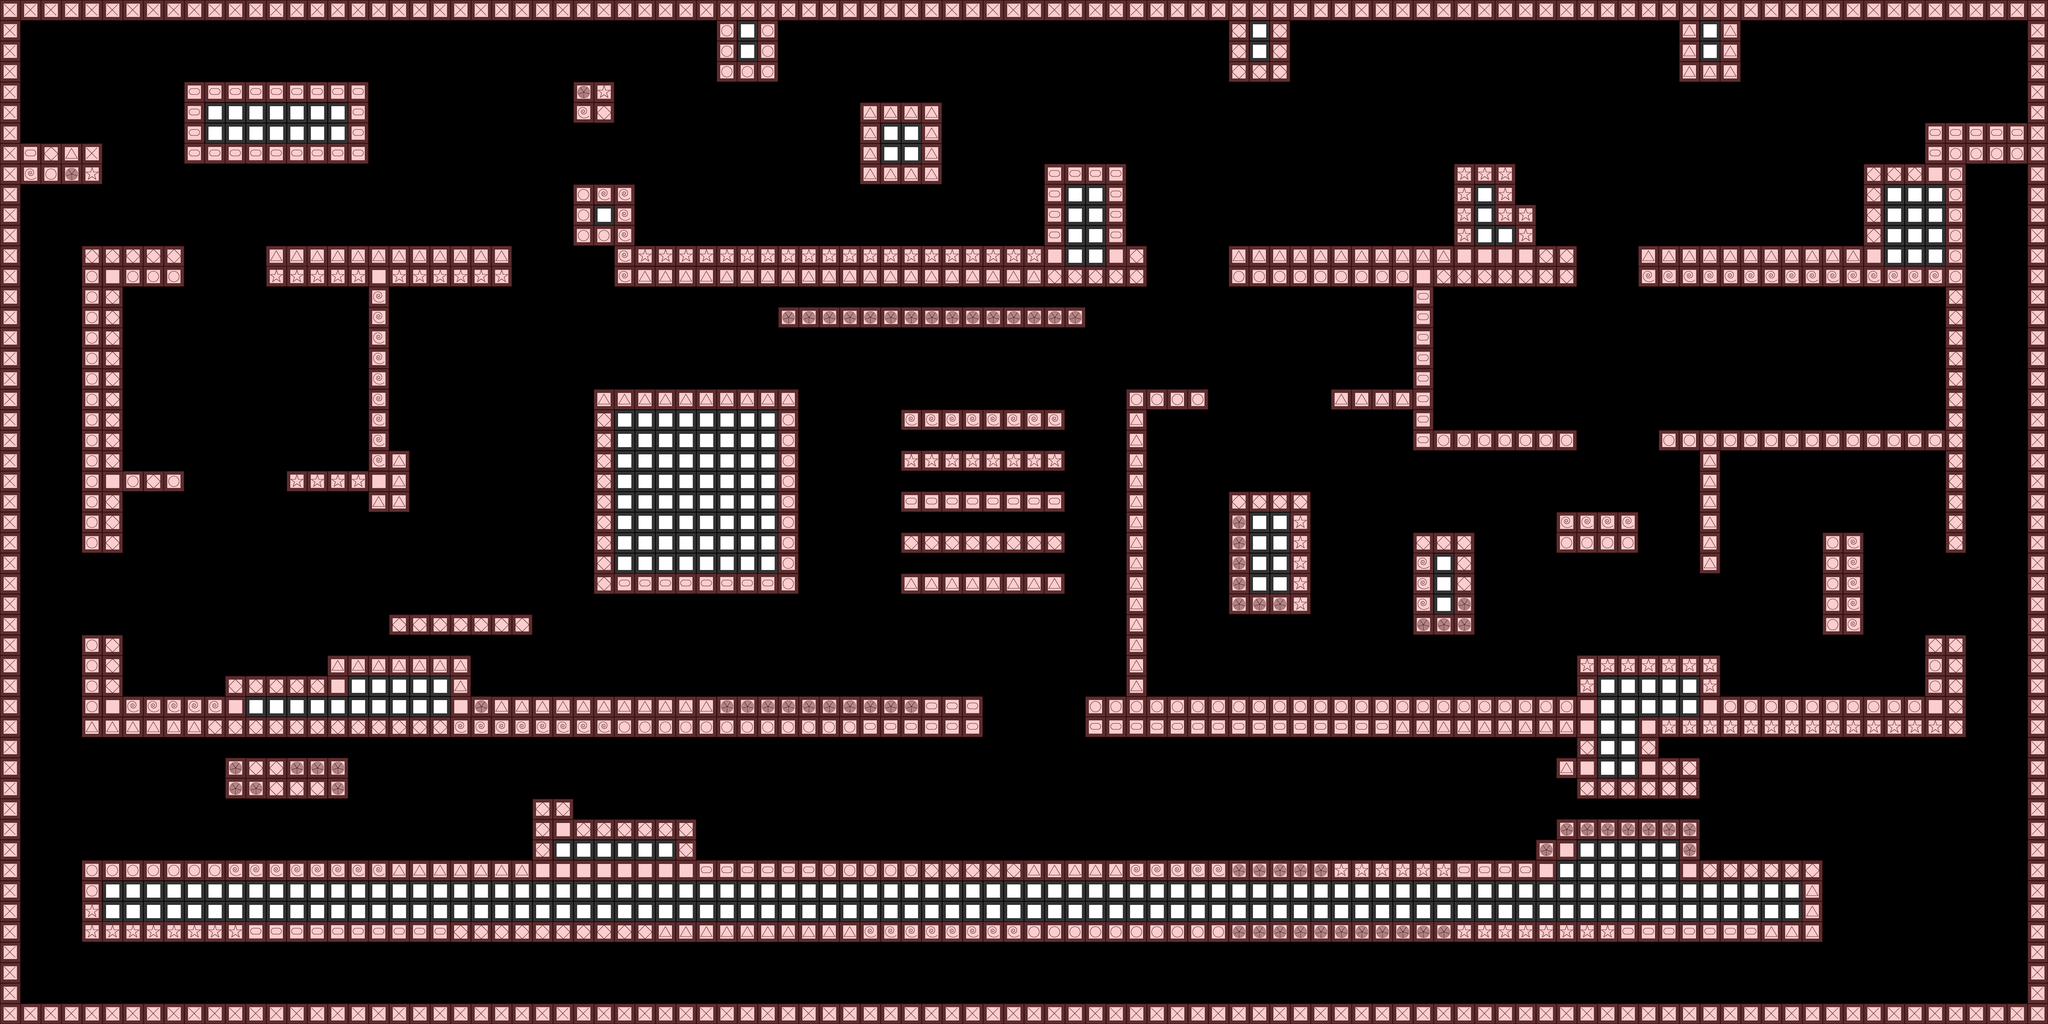

The image is a tile-based game level rendered from a .tmx file. Its description and source (layers, tilesets, objects; grid data summarised) follow:
An orthogonal 100x50 tile map with 64x64 px tiles, 2 tile layers (Background, Collision), 2 tilesets and 228 objects (2x 1, 2x 2, 2x 3, 2x 4, 2x 5, ...).

<map version="1.2" tiledversion="1.2.1" orientation="orthogonal" renderorder="left-down" width="100" height="50" tilewidth="64" tileheight="64" infinite="0" nextlayerid="8" nextobjectid="256">
 <tileset firstgid="1" name="collision" tilewidth="64" tileheight="64" tilecount="1" columns="0">
  <grid orientation="orthogonal" width="1" height="1" />
  <tile id="0">
   <image width="64" height="64" source="collision.png" />
  </tile>
 </tileset>
 <tileset firstgid="2" name="Asset 19" tilewidth="64" tileheight="64" tilecount="9" columns="3">
  <image source="MapWall/Asset 19.png" width="192" height="192" />
 </tileset>
 <layer id="1" name="Background" width="100" height="50" locked="1">
  <data>[5000 cells, 1565 non-empty, 9 distinct tile ids]</data>
 </layer>
 <layer id="2" name="Collision" width="100" height="50" locked="1" opacity="0.22">
  <data>[5000 cells, 1227 non-empty, 1 distinct tile ids]</data>
 </layer>
 <objectgroup id="7" name="RevivalPosition" visible="0" locked="1">
  <object id="241" name="1" x="320" y="256">
   <point />
  </object>
  <object id="242" name="2" x="5888" y="256">
   <point />
  </object>
  <object id="243" name="3" x="6144" y="3008">
   <point />
  </object>
  <object id="244" name="4" x="5440" y="2432">
   <point />
  </object>
  <object id="245" name="5" x="168" y="3028">
   <point />
  </object>
  <object id="246" name="6" x="960" y="1088">
   <point />
  </object>
  <object id="247" name="7" x="5824" y="1088">
   <point />
  </object>
  <object id="248" name="8" x="5952" y="1536">
   <point />
  </object>
  <object id="249" name="9" x="4672" y="1088">
   <point />
  </object>
  <object id="250" name="10" x="3136" y="640">
   <point />
  </object>
  <object id="251" name="11" x="1344" y="1024">
   <point />
  </object>
  <object id="253" name="12" x="1600" y="2112">
   <point />
  </object>
  <object id="254" name="13" x="3712" y="2048">
   <point />
  </object>
  <object id="255" name="14" x="6240" y="640">
   <point />
  </object>
 </objectgroup>
 <objectgroup id="4" name="Lines" visible="0" locked="1">
  <object id="4" name="1" x="64" y="3136">
   <properties>
    <property name="next" type="int" value="2" />
   </properties>
   <point />
  </object>
  <object id="5" name="2" x="6336" y="3136">
   <properties>
    <property name="next" type="int" value="148" />
   </properties>
   <point />
  </object>
  <object id="6" name="3" x="6336" y="64">
   <properties>
    <property name="next" type="int" value="155" />
   </properties>
   <point />
  </object>
  <object id="7" name="4" x="64" y="64">
   <properties>
    <property name="next" type="int" value="167" />
   </properties>
   <point />
  </object>
  <object id="8" name="5" x="256" y="2944">
   <properties>
    <property name="next" type="int" value="6" />
   </properties>
   <point />
  </object>
  <object id="9" name="6" x="256" y="2688">
   <properties>
    <property name="next" type="int" value="7" />
   </properties>
   <point />
  </object>
  <object id="10" name="7" x="1664" y="2688">
   <properties>
    <property name="next" type="int" value="8" />
   </properties>
   <point />
  </object>
  <object id="11" name="8" x="1664" y="2496">
   <properties>
    <property name="next" type="int" value="9" />
   </properties>
   <point />
  </object>
  <object id="12" name="9" x="1792" y="2496">
   <properties>
    <property name="next" type="int" value="10" />
   </properties>
   <point />
  </object>
  <object id="13" name="10" x="1792" y="2560">
   <properties>
    <property name="next" type="int" value="11" />
   </properties>
   <point />
  </object>
  <object id="14" name="11" x="2176" y="2560">
   <properties>
    <property name="next" type="int" value="12" />
   </properties>
   <point />
  </object>
  <object id="15" name="12" x="2176" y="2688">
   <properties>
    <property name="next" type="int" value="13" />
   </properties>
   <point />
  </object>
  <object id="16" name="13" x="4800" y="2688">
   <properties>
    <property name="next" type="int" value="14" />
   </properties>
   <point />
  </object>
  <object id="17" name="14" x="4800" y="2624">
   <properties>
    <property name="next" type="int" value="15" />
   </properties>
   <point />
  </object>
  <object id="18" name="15" x="4864" y="2624">
   <properties>
    <property name="next" type="int" value="16" />
   </properties>
   <point />
  </object>
  <object id="19" name="16" x="4864" y="2560">
   <properties>
    <property name="next" type="int" value="17" />
   </properties>
   <point />
  </object>
  <object id="20" name="17" x="5312" y="2560">
   <properties>
    <property name="next" type="int" value="18" />
   </properties>
   <point />
  </object>
  <object id="21" name="18" x="5312" y="2688">
   <properties>
    <property name="next" type="int" value="19" />
   </properties>
   <point />
  </object>
  <object id="22" name="19" x="5696" y="2688">
   <properties>
    <property name="next" type="int" value="20" />
   </properties>
   <point />
  </object>
  <object id="23" name="20" x="5696" y="2944">
   <properties>
    <property name="next" type="int" value="5" />
   </properties>
   <point />
  </object>
  <object id="29" name="21" x="704" y="2496">
   <properties>
    <property name="next" type="int" value="22" />
   </properties>
   <point />
  </object>
  <object id="30" name="22" x="704" y="2368">
   <properties>
    <property name="next" type="int" value="23" />
   </properties>
   <point />
  </object>
  <object id="31" name="23" x="1088" y="2368">
   <properties>
    <property name="next" type="int" value="24" />
   </properties>
   <point />
  </object>
  <object id="32" name="24" x="1088" y="2496">
   <properties>
    <property name="next" type="int" value="21" />
   </properties>
   <point />
  </object>
  <object id="33" name="25" x="256" y="2304">
   <properties>
    <property name="next" type="int" value="26" />
   </properties>
   <point />
  </object>
  <object id="34" name="26" x="256" y="1984">
   <properties>
    <property name="next" type="int" value="27" />
   </properties>
   <point />
  </object>
  <object id="35" name="27" x="384" y="1984">
   <properties>
    <property name="next" type="int" value="28" />
   </properties>
   <point />
  </object>
  <object id="36" name="28" x="384" y="2176">
   <properties>
    <property name="next" type="int" value="29" />
   </properties>
   <point />
  </object>
  <object id="37" name="29" x="704" y="2176">
   <properties>
    <property name="next" type="int" value="30" />
   </properties>
   <point />
  </object>
  <object id="38" name="30" x="704" y="2112">
   <properties>
    <property name="next" type="int" value="31" />
   </properties>
   <point />
  </object>
  <object id="39" name="31" x="1024" y="2112">
   <properties>
    <property name="next" type="int" value="32" />
   </properties>
   <point />
  </object>
  <object id="40" name="32" x="1024" y="2048">
   <properties>
    <property name="next" type="int" value="33" />
   </properties>
   <point />
  </object>
  <object id="41" name="33" x="1472" y="2048">
   <properties>
    <property name="next" type="int" value="34" />
   </properties>
   <point />
  </object>
  <object id="42" name="34" x="1472" y="2176">
   <properties>
    <property name="next" type="int" value="35" />
   </properties>
   <point />
  </object>
  <object id="43" name="35" x="3072" y="2176">
   <properties>
    <property name="next" type="int" value="36" />
   </properties>
   <point />
  </object>
  <object id="44" name="36" x="3072" y="2304">
   <properties>
    <property name="next" type="int" value="25" />
   </properties>
   <point />
  </object>
  <object id="45" name="37" x="1216" y="1984">
   <properties>
    <property name="next" type="int" value="38" />
   </properties>
   <point />
  </object>
  </objectgroup>
</map>
<!-- 177 of 228 objects omitted -->
